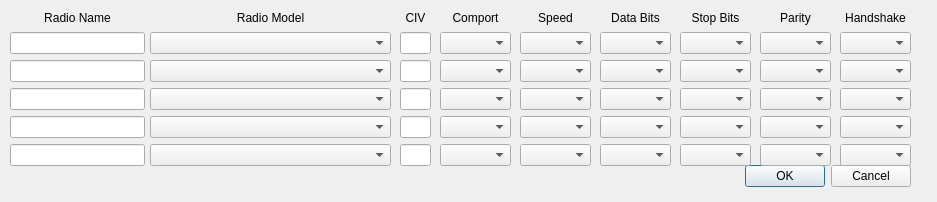
<?xml version="1.0" encoding="UTF-8"?>
<ui version="4.0">
 <class>BMSetupDialog</class>
 <widget class="QDialog" name="BMSetupDialog">
  <property name="geometry">
   <rect>
    <x>0</x>
    <y>0</y>
    <width>937</width>
    <height>202</height>
   </rect>
  </property>
  <property name="windowTitle">
   <string>Radio Setup</string>
  </property>
  <widget class="QDialogButtonBox" name="buttonBox">
   <property name="geometry">
    <rect>
     <x>570</x>
     <y>160</y>
     <width>341</width>
     <height>32</height>
    </rect>
   </property>
   <property name="orientation">
    <enum>Qt::Horizontal</enum>
   </property>
   <property name="standardButtons">
    <set>QDialogButtonBox::Cancel|QDialogButtonBox::Ok</set>
   </property>
  </widget>
  <widget class="QWidget" name="layoutWidget_6">
   <property name="geometry">
    <rect>
     <x>10</x>
     <y>10</y>
     <width>135</width>
     <height>156</height>
    </rect>
   </property>
   <layout class="QVBoxLayout" name="verticalLayout">
    <item>
     <widget class="QLabel" name="label_3">
      <property name="text">
       <string>Radio Name</string>
      </property>
      <property name="alignment">
       <set>Qt::AlignCenter</set>
      </property>
     </widget>
    </item>
    <item>
     <widget class="QLineEdit" name="radioNameEdit1"/>
    </item>
    <item>
     <widget class="QLineEdit" name="radioNameEdit2"/>
    </item>
    <item>
     <widget class="QLineEdit" name="radioNameEdit3"/>
    </item>
    <item>
     <widget class="QLineEdit" name="radioNameEdit4"/>
    </item>
    <item>
     <widget class="QLineEdit" name="radioNameEdit5"/>
    </item>
   </layout>
  </widget>
  <widget class="QWidget" name="layoutWidget_7">
   <property name="geometry">
    <rect>
     <x>520</x>
     <y>10</y>
     <width>71</width>
     <height>156</height>
    </rect>
   </property>
   <layout class="QVBoxLayout" name="verticalLayout_4">
    <item>
     <widget class="QLabel" name="label_4">
      <property name="text">
       <string>Speed</string>
      </property>
      <property name="alignment">
       <set>Qt::AlignCenter</set>
      </property>
     </widget>
    </item>
    <item>
     <widget class="QComboBox" name="comSpeedBox1"/>
    </item>
    <item>
     <widget class="QComboBox" name="comSpeedBox2"/>
    </item>
    <item>
     <widget class="QComboBox" name="comSpeedBox3"/>
    </item>
    <item>
     <widget class="QComboBox" name="comSpeedBox4"/>
    </item>
    <item>
     <widget class="QComboBox" name="comSpeedBox5"/>
    </item>
   </layout>
  </widget>
  <widget class="QWidget" name="layoutWidget_8">
   <property name="geometry">
    <rect>
     <x>150</x>
     <y>10</y>
     <width>241</width>
     <height>156</height>
    </rect>
   </property>
   <layout class="QVBoxLayout" name="verticalLayout_2">
    <item>
     <widget class="QLabel" name="label_2">
      <property name="text">
       <string>Radio Model</string>
      </property>
      <property name="alignment">
       <set>Qt::AlignCenter</set>
      </property>
     </widget>
    </item>
    <item>
     <widget class="QComboBox" name="radioModelBox1"/>
    </item>
    <item>
     <widget class="QComboBox" name="radioModelBox2"/>
    </item>
    <item>
     <widget class="QComboBox" name="radioModelBox3"/>
    </item>
    <item>
     <widget class="QComboBox" name="radioModelBox4"/>
    </item>
    <item>
     <widget class="QComboBox" name="radioModelBox5"/>
    </item>
   </layout>
  </widget>
  <widget class="QWidget" name="layoutWidget_9">
   <property name="geometry">
    <rect>
     <x>440</x>
     <y>10</y>
     <width>71</width>
     <height>156</height>
    </rect>
   </property>
   <layout class="QVBoxLayout" name="verticalLayout_3">
    <item>
     <widget class="QLabel" name="label">
      <property name="text">
       <string>Comport</string>
      </property>
      <property name="alignment">
       <set>Qt::AlignCenter</set>
      </property>
     </widget>
    </item>
    <item>
     <widget class="QComboBox" name="comPortBox1"/>
    </item>
    <item>
     <widget class="QComboBox" name="comPortBox2"/>
    </item>
    <item>
     <widget class="QComboBox" name="comPortBox3"/>
    </item>
    <item>
     <widget class="QComboBox" name="comPortBox4"/>
    </item>
    <item>
     <widget class="QComboBox" name="comPortBox5"/>
    </item>
   </layout>
  </widget>
  <widget class="QWidget" name="layoutWidget_2">
   <property name="geometry">
    <rect>
     <x>600</x>
     <y>10</y>
     <width>71</width>
     <height>156</height>
    </rect>
   </property>
   <layout class="QVBoxLayout" name="verticalLayout_5">
    <item>
     <widget class="QLabel" name="label_5">
      <property name="text">
       <string>Data Bits</string>
      </property>
      <property name="alignment">
       <set>Qt::AlignCenter</set>
      </property>
     </widget>
    </item>
    <item>
     <widget class="QComboBox" name="comDataBitsBox1"/>
    </item>
    <item>
     <widget class="QComboBox" name="comDataBitsBox2"/>
    </item>
    <item>
     <widget class="QComboBox" name="comDataBitsBox3"/>
    </item>
    <item>
     <widget class="QComboBox" name="comDataBitsBox4"/>
    </item>
    <item>
     <widget class="QComboBox" name="comDataBitsBox5"/>
    </item>
   </layout>
  </widget>
  <widget class="QWidget" name="layoutWidget_3">
   <property name="geometry">
    <rect>
     <x>680</x>
     <y>10</y>
     <width>71</width>
     <height>156</height>
    </rect>
   </property>
   <layout class="QVBoxLayout" name="verticalLayout_6">
    <item>
     <widget class="QLabel" name="label_6">
      <property name="text">
       <string>Stop Bits</string>
      </property>
      <property name="alignment">
       <set>Qt::AlignCenter</set>
      </property>
     </widget>
    </item>
    <item>
     <widget class="QComboBox" name="comStopBitsBox1"/>
    </item>
    <item>
     <widget class="QComboBox" name="comStopBitsBox2"/>
    </item>
    <item>
     <widget class="QComboBox" name="comStopBitsBox3"/>
    </item>
    <item>
     <widget class="QComboBox" name="comStopBitsBox4"/>
    </item>
    <item>
     <widget class="QComboBox" name="comStopBitsBox5"/>
    </item>
   </layout>
  </widget>
  <widget class="QWidget" name="layoutWidget_4">
   <property name="geometry">
    <rect>
     <x>760</x>
     <y>10</y>
     <width>71</width>
     <height>156</height>
    </rect>
   </property>
   <layout class="QVBoxLayout" name="verticalLayout_7">
    <item>
     <widget class="QLabel" name="label_7">
      <property name="text">
       <string>Parity</string>
      </property>
      <property name="alignment">
       <set>Qt::AlignCenter</set>
      </property>
     </widget>
    </item>
    <item>
     <widget class="QComboBox" name="comParityBox1"/>
    </item>
    <item>
     <widget class="QComboBox" name="comParityBox2"/>
    </item>
    <item>
     <widget class="QComboBox" name="comParityBox3"/>
    </item>
    <item>
     <widget class="QComboBox" name="comParityBox4"/>
    </item>
    <item>
     <widget class="QComboBox" name="comParityBox5"/>
    </item>
   </layout>
  </widget>
  <widget class="QWidget" name="layoutWidget_5">
   <property name="geometry">
    <rect>
     <x>840</x>
     <y>10</y>
     <width>71</width>
     <height>156</height>
    </rect>
   </property>
   <layout class="QVBoxLayout" name="verticalLayout_8">
    <item>
     <widget class="QLabel" name="label_8">
      <property name="text">
       <string>Handshake</string>
      </property>
      <property name="alignment">
       <set>Qt::AlignCenter</set>
      </property>
     </widget>
    </item>
    <item>
     <widget class="QComboBox" name="comHandShakeBox1"/>
    </item>
    <item>
     <widget class="QComboBox" name="comHandShakeBox2"/>
    </item>
    <item>
     <widget class="QComboBox" name="comHandShakeBox3"/>
    </item>
    <item>
     <widget class="QComboBox" name="comHandShakeBox4"/>
    </item>
    <item>
     <widget class="QComboBox" name="comHandShakeBox5"/>
    </item>
   </layout>
  </widget>
  <widget class="QWidget" name="layoutWidget_1">
   <property name="geometry">
    <rect>
     <x>400</x>
     <y>10</y>
     <width>31</width>
     <height>156</height>
    </rect>
   </property>
   <layout class="QVBoxLayout" name="verticalLayout_9">
    <item>
     <widget class="QLabel" name="label_9">
      <property name="text">
       <string>CIV</string>
      </property>
      <property name="alignment">
       <set>Qt::AlignCenter</set>
      </property>
     </widget>
    </item>
    <item>
     <widget class="QLineEdit" name="CIVlineEdit1"/>
    </item>
    <item>
     <widget class="QLineEdit" name="CIVlineEdit2"/>
    </item>
    <item>
     <widget class="QLineEdit" name="CIVlineEdit3"/>
    </item>
    <item>
     <widget class="QLineEdit" name="CIVlineEdit4"/>
    </item>
    <item>
     <widget class="QLineEdit" name="CIVlineEdit5"/>
    </item>
   </layout>
  </widget>
 </widget>
 <resources/>
 <connections>
  <connection>
   <sender>buttonBox</sender>
   <signal>accepted()</signal>
   <receiver>BMSetupDialog</receiver>
   <slot>accept()</slot>
   <hints>
    <hint type="sourcelabel">
     <x>248</x>
     <y>254</y>
    </hint>
    <hint type="destinationlabel">
     <x>157</x>
     <y>274</y>
    </hint>
   </hints>
  </connection>
  <connection>
   <sender>buttonBox</sender>
   <signal>rejected()</signal>
   <receiver>BMSetupDialog</receiver>
   <slot>reject()</slot>
   <hints>
    <hint type="sourcelabel">
     <x>316</x>
     <y>260</y>
    </hint>
    <hint type="destinationlabel">
     <x>286</x>
     <y>274</y>
    </hint>
   </hints>
  </connection>
 </connections>
</ui>
